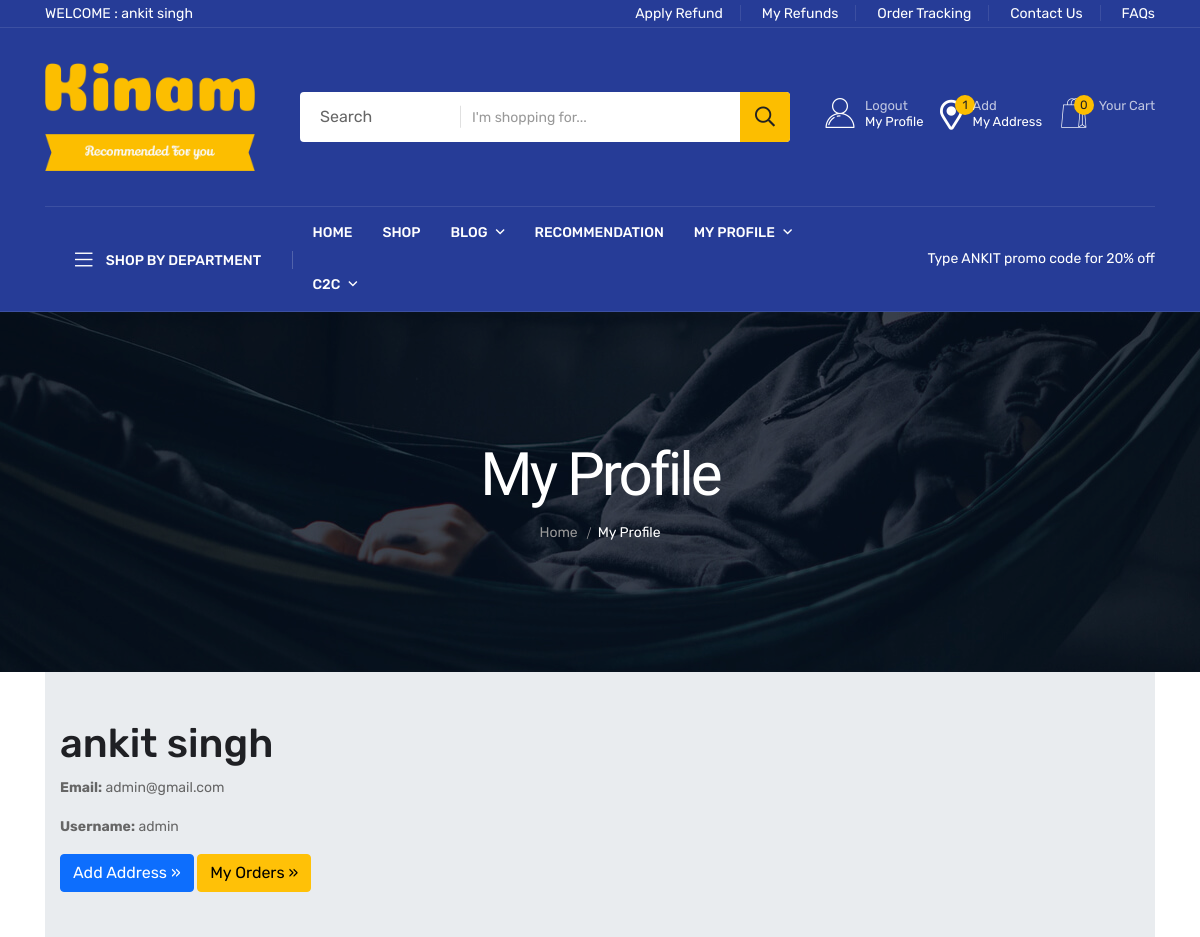
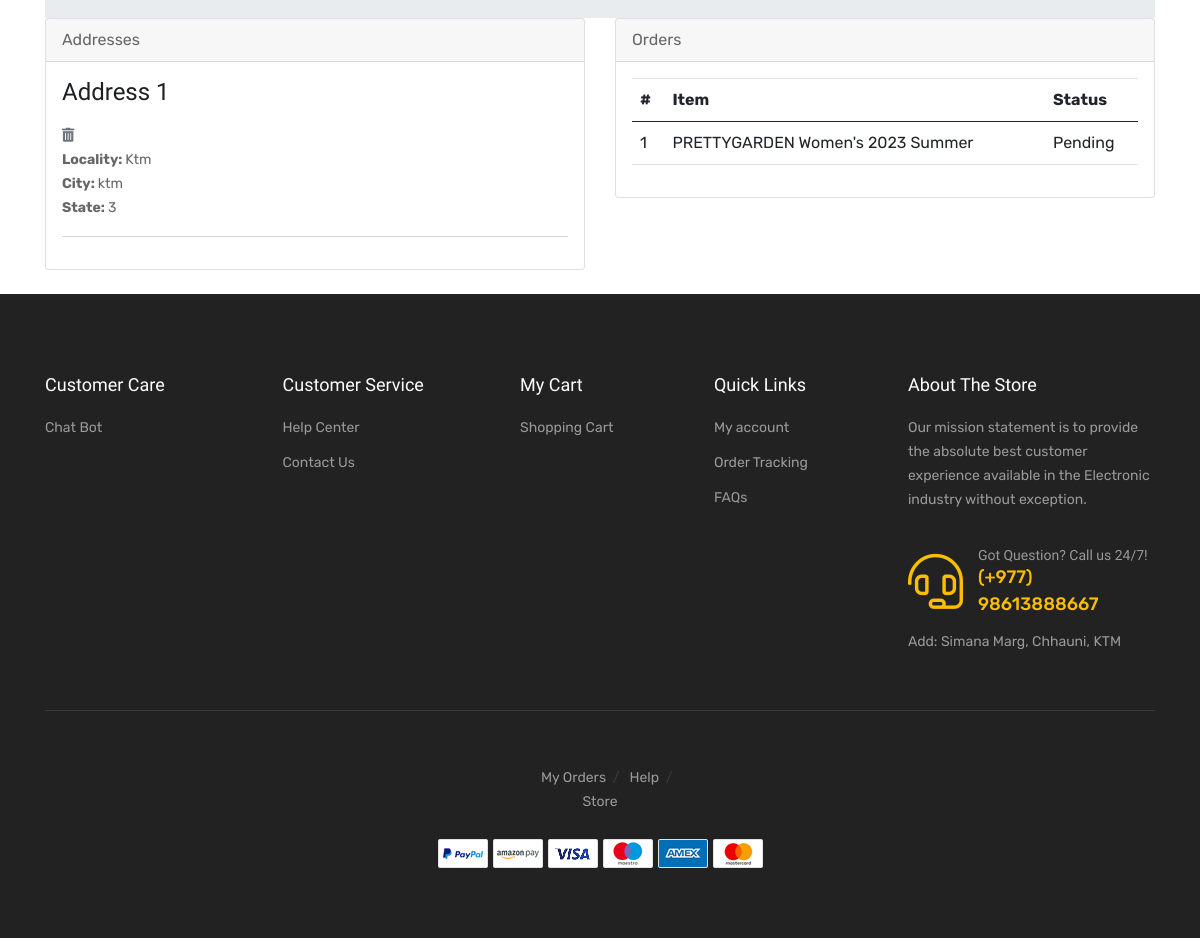
The app's page /accounts/profile_detail/ (signed in) with its own data (2 pictures, top to bottom).
### app/models.py (models this page shows, shortened)
class CustomUser(AbstractUser):
    is_delivery = models.BooleanField('Is Delivery', default=False)
    phone_number = PhoneNumberField(null=True, blank=True)
    date_of_birth = models.DateField(null=True, blank=True)

class Address(models.Model):
    user = models.ForeignKey(User, verbose_name="User", on_delete=models.CASCADE)
    locality = models.CharField(max_length=150, verbose_name="Nearest Location")
    city = models.CharField(max_length=150, verbose_name="City")
    state = models.CharField(max_length=150, verbose_name="State")

class Order(models.Model):
    user = models.ForeignKey(User, verbose_name="User", on_delete=models.CASCADE, null=True)
    ref_code = models.CharField(max_length=10, blank=True, null=True)
    address = models.ForeignKey(Address, verbose_name="Shipping Address", on_delete=models.CASCADE, null=True)
    product = models.ForeignKey(Product, verbose_name="Product", on_delete=models.CASCADE, null=True)
    quantity = models.PositiveIntegerField(verbose_name="Quantity", null=True)
    ordered_date = models.DateTimeField(auto_now_add=True, verbose_name="Ordered Date", null=True)
    refund_requested = models.BooleanField(default=False)
    refund_granted = models.BooleanField(default=False)
    price = models.IntegerField()
    email_sent = models.BooleanField(default=False)
    unit_total_price = models.IntegerField()
    status = models.CharField(
        choices=STATUS_CHOICES,
        max_length=50,
        default="Pending"
    )

class Product(models.Model):
    total_quantity = models.IntegerField()
    Availability = models.IntegerField()
    featured_image = models.CharField(max_length=100)
    product_name = models.CharField(max_length=100)
    price = models.IntegerField()
    Discount = models.IntegerField()
    model_Name = models.CharField(max_length=100)
    Categories = models.ForeignKey(Category, on_delete=models.CASCADE)
    Tags = models.CharField(max_length=200)
    Product_information = RichTextField()
    Description = RichTextField()
    section = models.ForeignKey(Section, on_delete=models.DO_NOTHING)
    slug = models.SlugField(default='', max_length=500, null=True, blank=True)
    color = models.ForeignKey(Color, on_delete=models.CASCADE, null=True)
    Brand = models.ForeignKey(Brand, on_delete=models.CASCADE, null=True)
    class Meta:
        db_table = "app_Product"

### app/views.py (the view)
# urls.py: path('accounts/profile_detail/', views.profile, name="profile_detail"),
@login_required
def profile(request):
    maincategory = MainCategory.objects.all().order_by("-id")
    addresses = Address.objects.filter(user=request.user)
    orders = Order.objects.filter(user=request.user)
    return render(
        request,
        "profile/profile_detail.html",
        {"addresses": addresses, "orders": orders, "maincategory": maincategory},
    )

### templates/profile/profile_detail.html (shortened to what this page needs)
{% extends 'base.html' %}
{% load static %}
{% block content %}
    <div class="page-banner-area page-banner-height-2"
         data-background="{% static 'assets/img/banner/page-banner-4.jpg' %}">
        <div class="container">
            <div class="row">
                <div class="col-xl-12">
                    <div class="page-banner-content text-center">
                        <h4 class="breadcrumb-title">My Profile</h4>
                        <div class="breadcrumb-two">
                            <nav>
                                <nav class="breadcrumb-trail breadcrumbs">
                                    <ul class="breadcrumb-menu">
                                        <li class="breadcrumb-trail">
                                            <a href="{% url 'home' %}"><span>Home</span></a>
                                        </li>
                                        <li class="trail-item">
                                            <span>My Profile</span>
                                        </li>
                                    </ul>
                                </nav>
                            </nav>
                        </div>
                    </div>
                </div>
            </div>
        </div>
    </div>
<div class="container">
    <div class="container py-5" style="background-color:#E9ECEF">
    <div class="team-area">
        <h1>{{request.user.first_name}} {{request.user.last_name}}</h1>
        <p><strong>Email:</strong> {{request.user.email}}</p>
        <p><strong>Username:</strong> {{request.user.username}}</p>
        <p><a class="btn btn-primary btn-large" href="{% url 'add-address' %}">Add Address »</a> <a class="btn btn-warning btn-large"
                                                                              href="{% url 'orders' %}">My Orders »</a></p>
    </div>
</div>
    <div class="row">
        <div class="col-lg-6">
            <div class="card mb-4" id="headings">
                <div class="card-header">Addresses</div>
                <div class="card-body">
                    {% if addresses %}
                    {% for address in addresses %}
                    <h4 class="mb-3">Address {{forloop.counter}}</h4>
                    <span class="float-right"><a href="{% url 'remove-address' address.id %}"><i class="fas fa-trash-alt small text-muted"></i></a></span>
                    <p>
                        <strong>Locality: </strong>{{address.locality}} <br>
                        <strong>City: </strong>{{address.city}} <br>
                        <strong>State: </strong>{{address.state}} <br>
                    </p>
                    <hr>
                    {% endfor %}
                    {% else %}
                    <div class="text-danger">
                        Address not Added.
                    </div>
                    {% endif %}
                </div>
            </div>
        </div>
        <div class="col-lg-6">
            <div class="card mb-4" id="tables">
                <div class="card-header">Orders</div>
                <div class="card-body">
                    <table class="table table-hover">
                        <thead>
                        <tr>
                            <th>#</th>
                            <th>Item</th>
                            <th>Status</th>
                        </tr>
                        </thead>
                        <tbody>
                        {% if orders %}
                        {% for order in orders %}
                        <tr>
                            <td>{{forloop.counter}}</td>
                            <td>{{order.product.product_name}}</td>
                            <td>
                                {{order.status}}
                            </td>
                        </tr>
                        {% endfor %}
                        {% else %}
                        <tr>
                            <td class="text-danger" colspan="3">You've not Ordered anything yet.</td>
                        </tr>
                        {% endif %}
                        </tbody>
                    </table>
                </div>
            </div>
        </div>
    </div>
</div>
{% endblock %}

### templates/includes/header.html (shortened to what this page needs)
{% load product_tags %}
{% load static %}
<header class="header d-blue-bg">
    <div class="header-top">
        <div class="container">
            <div class="header-inner">
                <div class="row align-items-center">
                    <div class="col-xl-6 col-lg-7">
                        <div class="header-inner-start">
                            <div class="support d-none d-sm-block">
                                {% if user.is_authenticated %}
                                <p>WELCOME :
                                    {% if user.first_name == "" %}
                                    {{user.email}}
                                    {% else %}
                                    {{user.first_name}} {{user.last_name}}
                                    {% endif %}
                                </p>
                                {% else %}
                                <p> PLEASE LOGIN FIRST ...</p>
                                {% endif %}
                            </div>
                        </div>
                    </div>
                    <div class="col-xl-6 col-lg-5 d-none d-lg-block">
                        <div class="header-inner-end text-md-end">
                            <div class="ovic-menu-wrapper">
                                <ul>
                                    <li><a href="{% url 'request-refund' %}">Apply Refund</a></li>
                                    <li><a href="{% url 'refunds' %}">My Refunds</a></li>
                                    <li><a href="{% url 'orders' %}">Order Tracking</a></li>
                                    <li><a href="{% url 'contact' %}">Contact Us</a></li>
                                    <li><a href="{% url 'faq' %}">FAQs</a></li>
                                </ul>
                            </div>
                        </div>
                    </div>
                </div>
            </div>
        </div>
    </div>
    <div class="header-mid">
        <div class="container">
            <div class="heade-mid-inner">
                <div class="row align-items-center">
                    <div class="col-xl-3 col-lg-3 col-md-4 col-sm-4">
                        <div class="header__info">
                            <div class="logo">
                                <a href="{% url 'home' %}" class="logo-image"><img
                                        src="{% static 'assets/img/logo/kinam.png' %}" alt="logo"></a>
                            </div>
                        </div>
                    </div>
                    <div class="col-xl-5 col-lg-4 d-none d-lg-block">
                        <div class="header__search">
                            <form action="{% url 'search' %}" method="GET">
                                <div class="header__search-box">
                                    <input class="search-input" type="text" placeholder="I'm shopping for..." name="query">
                                    <button class="button" type="submit"><i class="far fa-search"></i></button>
                                </div>
                                <div class="header__search-cat">
                                        <option>Search</option>
                                </div>
                            </form>
                        </div>
                    </div>
                    <div class="col-xl-4 col-lg-5 col-md-8 col-sm-8">
                        <div class="header-action">
                            {% if user.is_authenticated %}
                            <div class="block-userlink">
                                <a class="icon-link" href="{% url 'profile' %}">
                                    <i class="flaticon-user"></i>
                                    <span class="text">
                                    <span class="sub">Logout </span>
                                    My Profile </span>
                                </a>
                            </div>
                            {% endif %}
                            <div class="block-wishlist action">
                                <a class="icon-link" href="{% url 'profile_detail' %}">
                                    <i class="fas fa-map-marker-alt"></i>
                                    <span class="count">{% if user.is_authenticated %}
                                        {% address_total request.user %}
                                        {% else %}
                                        ?
                                        {% endif %}
                                    </span>
                                    <span class="text">
                                    <span class="sub">Add</span>
                                    My Address </span>
                                </a>
                            </div>
                            <div class="block-cart action">
                                <a class="icon-link" href="{% url 'cart' %}">
                                    <i class="flaticon-shopping-bag"></i>
                                    <span class="count">{% if user.is_authenticated %}
                                        {% cart_total request.user %}
                                        {% else %}
                                        ?
                                        {% endif %}
                                    </span>
                                    <span class="text">
                                    <span class="sub">Your Cart</span>
                                     </span>
                                </a>
                            </div>
                        </div>
                    </div>
                </div>
            </div>
        </div>
    </div>
    <div class="header__bottom">
        <div class="container">
            <div class="row g-0 align-items-center">
                <div class="col-lg-3">
                    <div class="cat__menu-wrapper side-border d-none d-lg-block">
                        <div class="cat-toggle">
                            <button type="button" class="cat-toggle-btn cat-toggle-btn-1"><i class="fal fa-bars"></i>
                                Shop by department
                            </button>
                        </div>
                    </div>
                </div>
                <div class="col-lg-6 col-md-6 col-3">
                    <div class="header__bottom-left d-flex d-xl-block align-items-center">
                        <div class="main-menu d-none d-lg-block">
                            <nav>
                                <ul>
                                    <li>
                                        <a href="{% url 'home' %}">Home</a>
                                    </li>
                                    <li><a href="{% url 'product' %}">Shop</a></li>
                                    <li><a href="#">Blog <i class="far fa-angle-down"></i></a>
                                    </li>
                                        <li><a href="{% url 'logic' %}">Recommendation</a>
                                    </li>
                                    <li><a href="#">My Profile <i class="far fa-angle-down"></i></a>
                                    </li>
                                    <li><a href="#">C2C <i class="far fa-angle-down"></i></a>
                                    </li>
                                </ul>
                            </nav>
                        </div>
                    </div>
                </div>
                <div class="col-lg-3 col-md-6 col-9">
                    <div class="shopeing-text text-sm-end">
                        <p>Type ANKIT promo code for 20% off</p>
                    </div>
                </div>
            </div>
        </div>
    </div>
</header>

### records on screen
CustomUser: first_name "ankit", last_name "singh", id "1", id "0", user.first_name "ankit", user.last_name "singh", user.email "admin@gmail.com", user.username "admin"
Address: locality "Ktm", city "ktm", state "3"
Order: product.product_name "PRETTYGARDEN Women's 2023 Summer", status "Pending"
